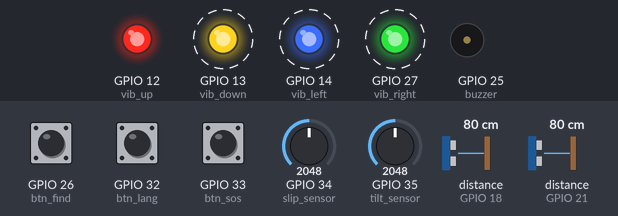
Bench run of a program on a simulated ESP32 board running MicroPython. Shown: output pins drawn as LEDs (lit = HIGH), buzzer (waves = sounding). Wiring (from the project's diagram.json): red LED on GPIO 12, yellow LED on GPIO 13, blue LED on GPIO 14, buzzer on GPIO 25, green button on GPIO 26, green LED on GPIO 27, blue button on GPIO 32, red button on GPIO 33, potentiometer on GPIO 34, potentiometer on GPIO 35. Dashed ring = blinking. The test bench sets the inputs (shaded band); at power-on: GPIO 26 (btn_find) HIGH, distance to the obstacle (sensors on GPIO 18, GPIO 21) 80 cm, GPIO 34 (slip_sensor) = 2048, GPIO 32 (btn_lang) HIGH, GPIO 33 (btn_sos) HIGH, GPIO 35 (tilt_sensor) = 2048 (analog values on the 0–4095 scale). The echo pulse lasts 58.3 µs per cm; random numbers come from a fixed seed; pins used as bus, display or sensor lines are not drawn; what the program prints to the serial console is not drawn.

Above: at 0.88 s.
1.3 s: GPIO 26 (btn_find) pulled LOW for 0.65 s
At 3.1 s:
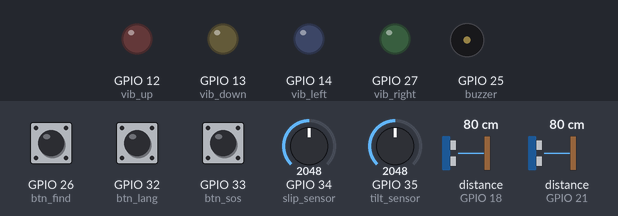
At 3.45 s:
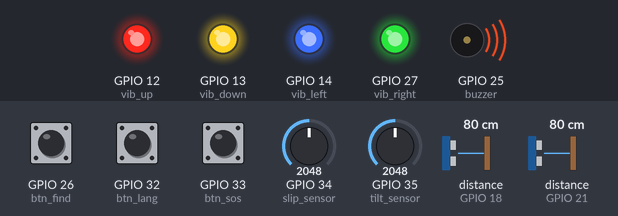
4.4 s: distance to the obstacle (sensor on GPIO 18) set to 97 cm
7.5 s: distance to the obstacle (sensor on GPIO 18) set to 104 cm
10.6 s: GPIO 34 (slip_sensor) set to 2474
13.7 s: GPIO 34 (slip_sensor) set to 2542
At 14.1 s:
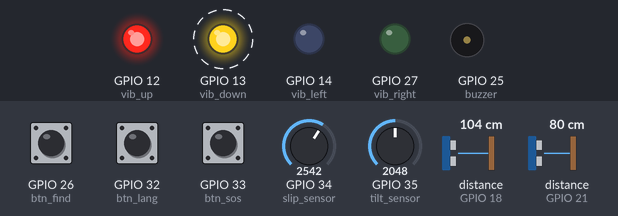
16.8 s: distance to the obstacle (sensor on GPIO 21) set to 84 cm
At 17.38 s:
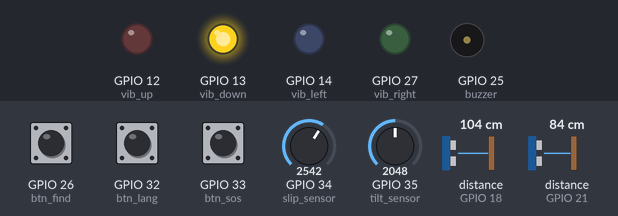
Timing chart, 0 to 20.9 s (numbered marks = the images above; inputs shaded):
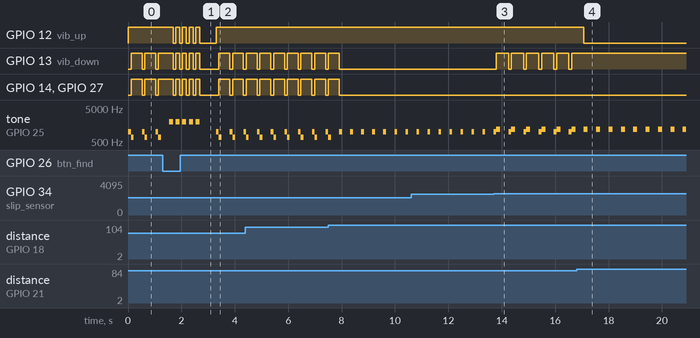

The program:

main.py
```python
import machine
import time
import random

# ==========================================
# 1. Hardware & Pin Configuration (ESP32)
# ==========================================
# Lower Ultrasonic Sensor (Ground obstacles: chairs, cars, tables)
trig_low = machine.Pin(5, machine.Pin.OUT)
echo_low = machine.Pin(18, machine.Pin.IN)

# Upper Ultrasonic Sensor (Head-level obstacles)
trig_high = machine.Pin(19, machine.Pin.OUT)
echo_high = machine.Pin(21, machine.Pin.IN)

# Wet/Slippery Surface Sensor (Simulated via Potentiometer)
slip_sensor = machine.ADC(machine.Pin(34))
slip_sensor.atten(machine.ADC.ATTN_11DB)

# Fall/Tilt Sensor (Simulated MPU6050 via Potentiometer)
tilt_sensor = machine.ADC(machine.Pin(35))
tilt_sensor.atten(machine.ADC.ATTN_11DB)

# Haptic Spatial Matrix (4 Vibration Motors represented by LEDs)
vib_up = machine.Pin(12, machine.Pin.OUT)     # Upper obstacle alert
vib_down = machine.Pin(13, machine.Pin.OUT)   # Lower obstacle / Slip alert
vib_left = machine.Pin(14, machine.Pin.OUT)   # Left directional alert
vib_right = machine.Pin(27, machine.Pin.OUT)  # Right directional alert

# Audio Buzzer for Alerts & Find-My-Cane
buzzer = machine.PWM(machine.Pin(25))
buzzer.duty(0)

# Interactive Control Buttons
btn_lang = machine.Pin(32, machine.Pin.IN, machine.Pin.PULL_UP)
btn_sos = machine.Pin(33, machine.Pin.IN, machine.Pin.PULL_UP)
btn_find = machine.Pin(26, machine.Pin.IN, machine.Pin.PULL_UP)

# ==========================================
# 2. System Variables & Bilingual Support
# ==========================================
language = "EN"  # Default set to English ("EN" / "AR")
fall_start_time = None

# Simulated Computer Vision Output (Object + Color Detection)
mock_ai_objects = [
    ("Brown wooden chair", "كرسي خشبي بني"),
    ("Blue t-shirt", "تيشيرت أزرق"),
    ("Parked red car", "سيارة حمراء متوقفة"),
    ("White table", "طاولة بيضاء"),
    ("Green pedestrian traffic light", "إشارة عبور مشاة خضراء")
]

def speak(en_text, ar_text):
    """Output voice guidance based on active language"""
    if language == "EN":
        print(f"🔊 [Voice Alert]: {en_text}")
    else:
        print(f"🔊 [توجيه صوتي]: {ar_text}")

def beep(freq, duration):
    """Trigger piezo buzzer tone"""
    buzzer.freq(freq)
    buzzer.duty(512)
    time.sleep(duration)
    buzzer.duty(0)

def get_distance(trig, echo):
    """Measure distance in cm using Ultrasonic sensor"""
    trig.value(0)
    time.sleep_us(2)
    trig.value(1)
    time.sleep_us(10)
    trig.value(0)

    duration = machine.time_pulse_us(echo, 1, 30000)
    if duration < 0:
        return 999
    return (duration * 0.0343) / 2

def trigger_sos(reason_en, reason_ar):
    """Send GPS coordinates to family during emergencies"""
    lat, lon = 24.7136, 46.6753  # Simulated GPS Coordinates
    print("\n" + "="*50)
    speak(f"🚨 EMERGENCY ({reason_en})! Sending GPS location to family...",
          f"🚨 حالة طوارئ ({reason_ar})! جاري إرسال الموقع للأهل...")
    print(f"📍 Google Maps Link: https://google.com{lat},{lon}")
    print("="*50 + "\n")

    for _ in range(3):
        beep(1500, 0.2)
        time.sleep(0.1)

def find_my_cane():
    """Mobile App Bluetooth/Wi-Fi Find-My-Cane Trigger"""
    print("\n" + "*"*50)
    speak("📡 Find-My-Cane signal received from phone! Cane is here...",
          "📡 تم استقبال إشارة البحث من الجوال! العصا هنا...")
    print("*"*50 + "\n")

    for _ in range(5):
        vib_up.value(1); vib_down.value(1); vib_left.value(1); vib_right.value(1)
        beep(2000, 0.15)
        vib_up.value(0); vib_down.value(0); vib_left.value(0); vib_right.value(0)
        time.sleep(0.1)

# ==========================================
# 3. Main Execution Loop
# ==========================================
print("✅ Smart White Cane V3.0 System Initialized")
speak("Smart White Cane Version 3.0 is ready.", "النظام جاهز للعمل.")

while True:
    # 1. Check Language Toggle Button
    if btn_lang.value() == 0:
        language = "AR" if language == "EN" else "EN"
        speak("Switched to English language", "تم التحويل إلى اللغة العربية")
        time.sleep(0.4)

    # 2. Check Manual Emergency SOS Button
    if btn_sos.value() == 0:
        trigger_sos("Manual SOS Button Pressed", "ضغط زر الاستغاثة اليدوي")
        time.sleep(0.5)

    # 3. Check Find-My-Cane Mobile App Trigger
    if btn_find.value() == 0:
        find_my_cane()
        time.sleep(0.5)

    # 4. Measure Distances (Head-level & Ground-level)
    dist_low = get_distance(trig_low, echo_low)
    dist_high = get_distance(trig_high, echo_high)

    # Reset Haptic Matrix
    vib_up.value(0)
    vib_down.value(0)
    vib_left.value(0)
    vib_right.value(0)

    # Head-level Obstacle Alert
    if dist_high < 80:
        vib_up.value(1)
        speak(f"Caution! Head-level obstacle at {int(dist_high)} cm",
              f"انتبه! عائق مرتفع على بعد {int(dist_high)} سم")
        beep(1000, 0.1)

    # Ground Obstacle + AI Object & Color Recognition
    if dist_low < 100:
        vib_down.value(1)
        vib_left.value(1)
        vib_right.value(1)
        obj_en, obj_ar = random.choice(mock_ai_objects)
        speak(f"Obstacle ahead at {int(dist_low)} cm: {obj_en}",
              f"عائق أمامك على بعد {int(dist_low)} سم: {obj_ar}")
        beep(700, 0.1)

    # 5. Wet / Slippery Surface Detection
    slip_val = slip_sensor.read()
    if slip_val > 2500:
        vib_down.value(1)
        speak("Warning! Wet or slippery surface detected ahead",
              "تحذير! الأرضية مبللة أو زلقة أمامك")
        beep(1200, 0.15)

    # 6. Automatic Fall Detection (Horizontal tilt > 4 seconds)
    tilt_val = tilt_sensor.read()
    if tilt_val > 3000:
        if fall_start_time is None:
            fall_start_time = time.time()
        elif time.time() - fall_start_time >= 4:
            trigger_sos("Automatic Fall Detected", "اكتشاف سقوط العصا تلقائياً")
            fall_start_time = None
    else:
        fall_start_time = None

    time.sleep(0.3)
```

Measured:
- the behaviour switches between 2500 and 2501 on GPIO 34 (slip_sensor) (found by bisection; images 2 and 3)
- the behaviour switches between 80 and 81 cm on distance to the obstacle (sensor on GPIO 21) (found by bisection; images 3 and 4)
- after the input at 1.3 s, GPIO 12 (vib_up): goes 4 × (LOW 0.10 s, HIGH 0.15 s), LOW 0.61 s, then HIGH, starting after 0.39 s
- after the input at 13.7 s, GPIO 13 (vib_down): alternates HIGH for 0.46 s and LOW for 0.10 s, starting after 0.10 s
- after the input at 16.8 s, GPIO 12 (vib_up): HIGH → LOW after 0.28 s
- by itself, tone on GPIO 25 (buzzer): alternates 1200 Hz for 0.15 s and silent for 0.31 s
